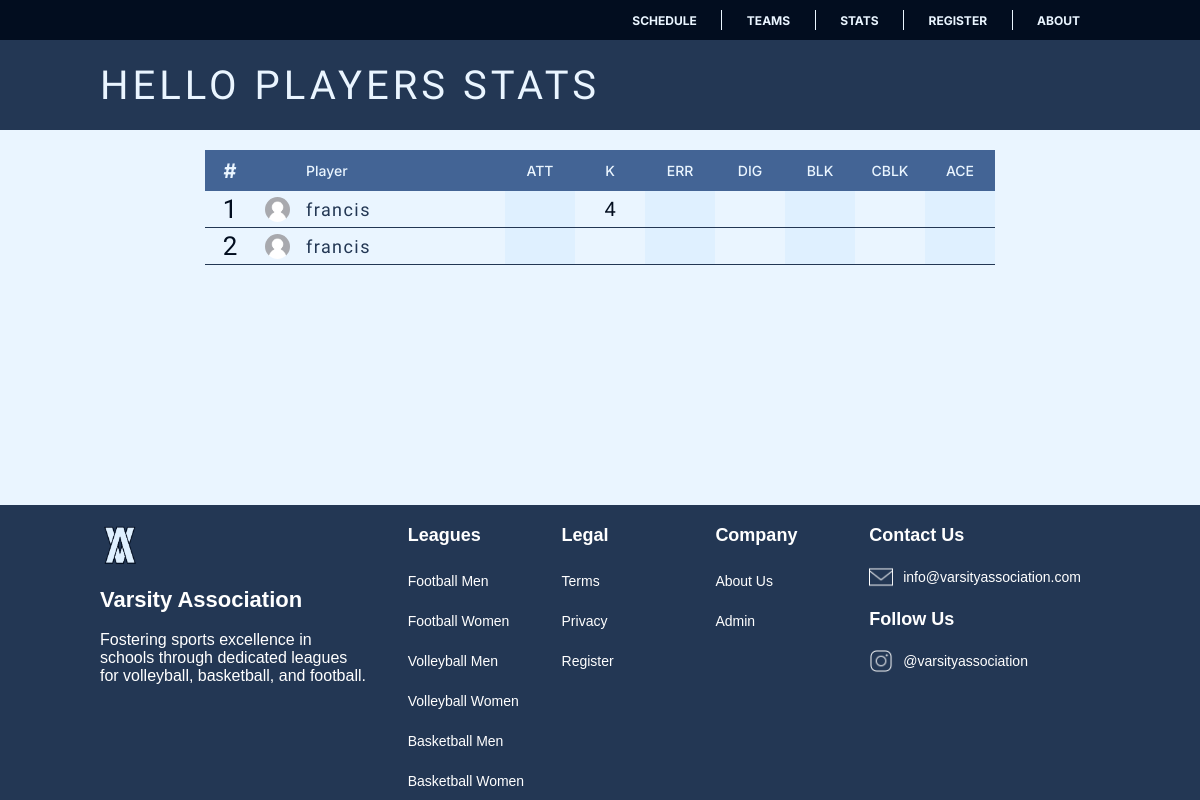
Screenshot of /volleyball/admin/stats/team/8 with the database file from the repository.
### volleyball/models.py (models this page shows, shortened)
class Player(models.Model):
    player_id = models.AutoField(primary_key=True)
    player_first_name = models.CharField(max_length=25)
    player_last_name = models.CharField(max_length=25, blank=True, default='')
    player_date_of_birth = models.DateField(null=True, blank=True)
    player_phone_number = models.IntegerField(null=True, blank=True)
    player_email = models.EmailField(max_length=25,null=True, blank=True)
    player_image = models.ImageField(upload_to='player_images/',null=True, blank=True,default='images/person-placeholder.png')
    player_shirt_number = models.IntegerField()
    team = models.ForeignKey(Team, on_delete=models.CASCADE,related_name="volleyball_player_team")
    attack_attempts= models.IntegerField(null=True, blank=True)
    kills = models.IntegerField(null=True, blank=True)
    errors= models.IntegerField(null=True, blank=True)
    digs= models.IntegerField(null=True, blank=True)
    blocks= models.IntegerField(null=True, blank=True)
    solo_blocks_and_assisted_blocks= models.IntegerField(null=True, blank=True)
    service_aces= models.IntegerField(null=True, blank=True)
    class Meta:
        verbose_name = "Volleyball Player"

### volleyball/views.py (the view)
# urls.py: path('admin/stats/team/<int:team_id>', views.teamStats, name='team-stats'),
def teamStats(request, team_id):
    try:
        team = Team.objects.get(pk=team_id)
        players = Player.objects.filter(team=team)
        context = {'players': players,
                   'title': team.team_name + ' Players stats',
                   'team': team
                   }
        return render(request, "volleyball/team-stats.html", context)
    except Team.DoesNotExist:
        messages.error(
            request, 'Team not found')
        return redirect('volleyball-teams')

### volleyball/templates/volleyball/team-stats.html (shortened to what this page needs)
{% extends 'volleyball/base.html'%}
{% load static %}
{% block style %}
<link rel="stylesheet" href="{% static 'CSS/Stats2.css' %}">
{% endblock%}
{% block content %}
<div class="table-container">
   <table>
      <tr class="top">
         <th class="tag">#</th>
         <th></th>
         <th class="name">Player</th>
         <th class="stat">ATT</th>
         <th class="stat">K</th>
         <th class="stat">ERR</th>
         <th class="stat">DIG</th>
         <th class="stat">BLK</th>
         <th class="stat">CBLK</th>
         <th class="stat">ACE</th>
      </tr>
      {% for player in players %}
      <tr>
         <td class="rank">{{ forloop.counter }}</td>
         <td class="mw"><img class="mascot" src="{{ player.player_image.url }}" alt=""></td>
         <td class="playername">{{ player.player_first_name }} {{ player.player_lastname }}</td>
         <td class="games winbg  ">{{player.attack_attempts | default_if_none:'' }}
         </td>
         <td class="games"> {{player.kills | default_if_none:'' }}
         </td>
         <td class="games winbg">{{ player.errors| default_if_none:''   }}
         </td>
         <td class="games">{{ player.digs | default_if_none:''  }}
         </td>
         <td class="games winbg">{{ player.blocks | default_if_none:''  }}
         </td>
         <td class="games">{{ player.solo_blocks_and_assisted_blocks | default_if_none:''  }}</td>
         <td class="games winbg">{{ player.service_aces | default_if_none:''  }}</td>
      </tr>
      {% endfor %}
   </table>
</div>
{%endblock%}

### static/CSS/Common.css (style rules this page uses)
body, html { background: #EAF5FF; padding: 0; margin: 0; width: 100%; height: 100%; font-family: 'Inter'; }
body { display: flex; flex-direction: column; min-height: 100%; }
::placeholder { text-transform: capitalize; }
.table-container { overflow-x: auto; }

### static/CSS/Stats2.css (style rules this page uses)
table { margin: 50px; margin-left: auto; margin-right: auto; text-align: left; border-spacing: 0px; }
td { border-bottom: 1pt solid #233754; }
.mascot { height: 25px; width: 25px; border-radius: 100px; margin: 5px 5px 0px 0px; }
.winbg { background-color: #DFF0FF; }
.stat { height: 41px; width: 61px; flex-direction: column; justify-content: center; flex-shrink: 0; color: #EAF5FF; text-align: center; font-size: 14px; font-family: 'Inter'; font-style: normal; font-weight: 500; line-height: normal; }
.name { height: 41px; width: 200px; flex-direction: column; justify-content: left; flex-shrink: 0; color: #EAF5FF; text-align: left; font-size: 14px; font-family: 'Inter'; font-style: normal; font-weight: 500; line-height: normal; }
.playername { width: 185px; color: #233754; font-size: 18px; font-family: 'Bahianita'; font-style: normal; font-weight: 400; line-height: normal; letter-spacing: 1.44px; }
.rank { color: #020D1F; text-align: center; font-size: 26px; font-family: "Bahianita", sans-serif; font-style: normal; font-weight: 400; line-height: normal; width: 50px; }
.tag { height: 41px; width: 50px; flex-direction: column; justify-content: center; flex-shrink: 0; color: #EAF5FF; text-align: center; font-size: 20px; font-family: "Inter", sans-serif; font-style: normal; font-weight: 700; line-height: normal; }
.top { text-align: center; background-color: #436495; column-gap: 0px; }
table { margin: 20px 0; margin-left: auto; margin-right: auto; text-align: left; border-spacing: 0px; }
.mw { width: 50px; text-align: center; }
.games { color: #020D1F; text-align: center; font-size: 20px; font-family: "Bahianita", sans-serif; font-style: normal; font-weight: 400; line-height: normal; width: 70px; margin: 0 5px; }

### rows the page displays
Player: player_image (placeholder picture), player_first_name "francis", kills "4"
Player: player_image (placeholder picture), player_first_name "francis"

### other values shown
{{ title }} "HELLO PLAYERS STATS"
